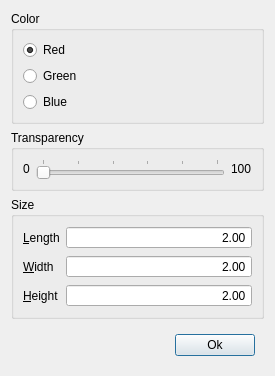
<?xml version="1.0" encoding="UTF-8"?>
<ui version="4.0">
 <class>Dialog</class>
 <widget class="QDialog" name="Dialog">
  <property name="windowModality">
   <enum>Qt::ApplicationModal</enum>
  </property>
  <property name="geometry">
   <rect>
    <x>0</x>
    <y>0</y>
    <width>275</width>
    <height>350</height>
   </rect>
  </property>
  <property name="sizePolicy">
   <sizepolicy hsizetype="Fixed" vsizetype="Fixed">
    <horstretch>0</horstretch>
    <verstretch>0</verstretch>
   </sizepolicy>
  </property>
  <property name="windowTitle">
   <string>Create a cube</string>
  </property>
  <property name="modal">
   <bool>true</bool>
  </property>
  <layout class="QVBoxLayout" name="verticalLayout">
   <item>
    <widget class="QGroupBox" name="Color">
     <property name="title">
      <string>Color</string>
     </property>
     <layout class="QGridLayout" name="gridLayout">
      <item row="0" column="0">
       <widget class="QRadioButton" name="Red">
        <property name="text">
         <string>Red</string>
        </property>
        <property name="checked">
         <bool>true</bool>
        </property>
       </widget>
      </item>
      <item row="2" column="0">
       <widget class="QRadioButton" name="Blue">
        <property name="text">
         <string>Blue</string>
        </property>
       </widget>
      </item>
      <item row="1" column="0">
       <widget class="QRadioButton" name="Green">
        <property name="text">
         <string>Green</string>
        </property>
       </widget>
      </item>
     </layout>
    </widget>
   </item>
   <item>
    <widget class="QGroupBox" name="Transparency">
     <property name="title">
      <string>Transparency</string>
     </property>
     <layout class="QHBoxLayout" name="horizontalLayout" stretch="0,1,0">
      <item>
       <widget class="QLabel" name="T0">
        <property name="text">
         <string>0</string>
        </property>
       </widget>
      </item>
      <item>
       <widget class="QSlider" name="TransparencyRatio">
        <property name="maximum">
         <number>100</number>
        </property>
        <property name="singleStep">
         <number>1</number>
        </property>
        <property name="pageStep">
         <number>20</number>
        </property>
        <property name="orientation">
         <enum>Qt::Horizontal</enum>
        </property>
        <property name="tickPosition">
         <enum>QSlider::TicksAbove</enum>
        </property>
        <property name="tickInterval">
         <number>20</number>
        </property>
       </widget>
      </item>
      <item>
       <widget class="QLabel" name="T100">
        <property name="text">
         <string>100</string>
        </property>
       </widget>
      </item>
     </layout>
    </widget>
   </item>
   <item>
    <widget class="QGroupBox" name="Size">
     <property name="title">
      <string>Size</string>
     </property>
     <layout class="QFormLayout" name="formLayout">
      <item row="0" column="0">
       <widget class="QLabel" name="Length">
        <property name="text">
         <string>&amp;Length</string>
        </property>
        <property name="buddy">
         <cstring>L</cstring>
        </property>
       </widget>
      </item>
      <item row="0" column="1">
       <widget class="QDoubleSpinBox" name="L">
        <property name="alignment">
         <set>Qt::AlignRight|Qt::AlignTrailing|Qt::AlignVCenter</set>
        </property>
        <property name="buttonSymbols">
         <enum>QAbstractSpinBox::NoButtons</enum>
        </property>
        <property name="minimum">
         <double>0.500000000000000</double>
        </property>
        <property name="maximum">
         <double>1000.000000000000000</double>
        </property>
        <property name="value">
         <double>2.000000000000000</double>
        </property>
       </widget>
      </item>
      <item row="1" column="0">
       <widget class="QLabel" name="Width">
        <property name="text">
         <string>&amp;Width</string>
        </property>
        <property name="buddy">
         <cstring>W</cstring>
        </property>
       </widget>
      </item>
      <item row="1" column="1">
       <widget class="QDoubleSpinBox" name="W">
        <property name="alignment">
         <set>Qt::AlignRight|Qt::AlignTrailing|Qt::AlignVCenter</set>
        </property>
        <property name="buttonSymbols">
         <enum>QAbstractSpinBox::NoButtons</enum>
        </property>
        <property name="minimum">
         <double>0.500000000000000</double>
        </property>
        <property name="maximum">
         <double>1000.000000000000000</double>
        </property>
        <property name="value">
         <double>2.000000000000000</double>
        </property>
       </widget>
      </item>
      <item row="2" column="0">
       <widget class="QLabel" name="Height">
        <property name="text">
         <string>&amp;Height</string>
        </property>
        <property name="buddy">
         <cstring>H</cstring>
        </property>
       </widget>
      </item>
      <item row="2" column="1">
       <widget class="QDoubleSpinBox" name="H">
        <property name="alignment">
         <set>Qt::AlignRight|Qt::AlignTrailing|Qt::AlignVCenter</set>
        </property>
        <property name="buttonSymbols">
         <enum>QAbstractSpinBox::NoButtons</enum>
        </property>
        <property name="minimum">
         <double>0.500000000000000</double>
        </property>
        <property name="maximum">
         <double>1000.000000000000000</double>
        </property>
        <property name="value">
         <double>2.000000000000000</double>
        </property>
       </widget>
      </item>
     </layout>
    </widget>
   </item>
   <item>
    <widget class="QWidget" name="Widget" native="true">
     <layout class="QHBoxLayout" name="horizontalLayout_2">
      <item>
       <spacer name="Spacer">
        <property name="orientation">
         <enum>Qt::Horizontal</enum>
        </property>
        <property name="sizeHint" stdset="0">
         <size>
          <width>157</width>
          <height>20</height>
         </size>
        </property>
       </spacer>
      </item>
      <item>
       <widget class="QPushButton" name="OK">
        <property name="text">
         <string>Ok</string>
        </property>
       </widget>
      </item>
     </layout>
    </widget>
   </item>
  </layout>
 </widget>
 <tabstops>
  <tabstop>Red</tabstop>
  <tabstop>Green</tabstop>
  <tabstop>Blue</tabstop>
  <tabstop>TransparencyRatio</tabstop>
  <tabstop>L</tabstop>
  <tabstop>W</tabstop>
  <tabstop>H</tabstop>
  <tabstop>OK</tabstop>
 </tabstops>
 <resources/>
 <connections>
  <connection>
   <sender>OK</sender>
   <signal>clicked()</signal>
   <receiver>Dialog</receiver>
   <slot>accept()</slot>
   <hints>
    <hint type="sourcelabel">
     <x>223</x>
     <y>324</y>
    </hint>
    <hint type="destinationlabel">
     <x>168</x>
     <y>337</y>
    </hint>
   </hints>
  </connection>
 </connections>
</ui>
